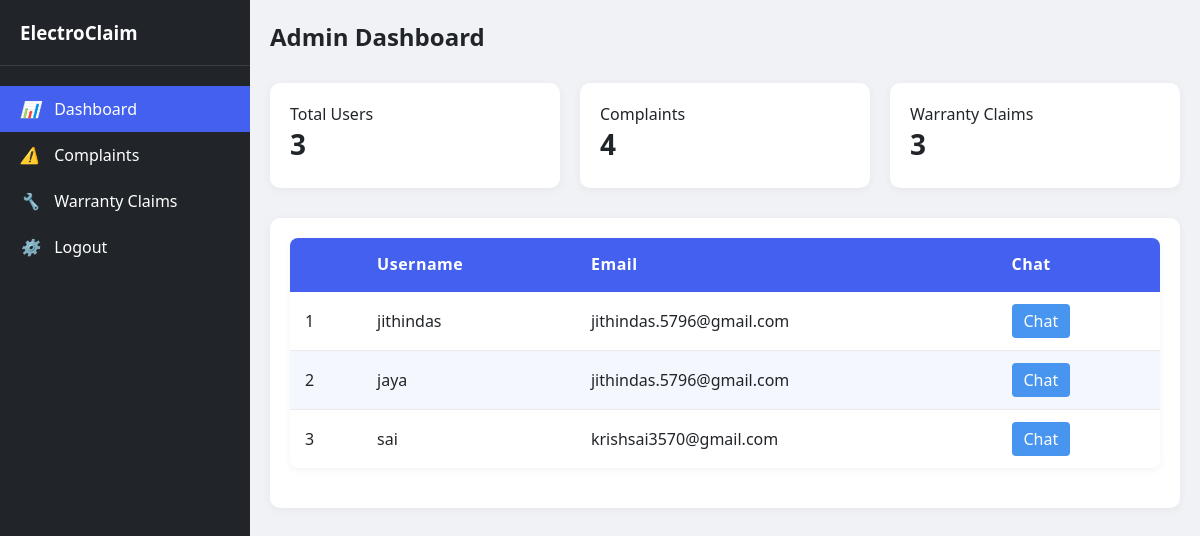
/shop_owner_dashboard/, run on an earlier commit of the app's database.
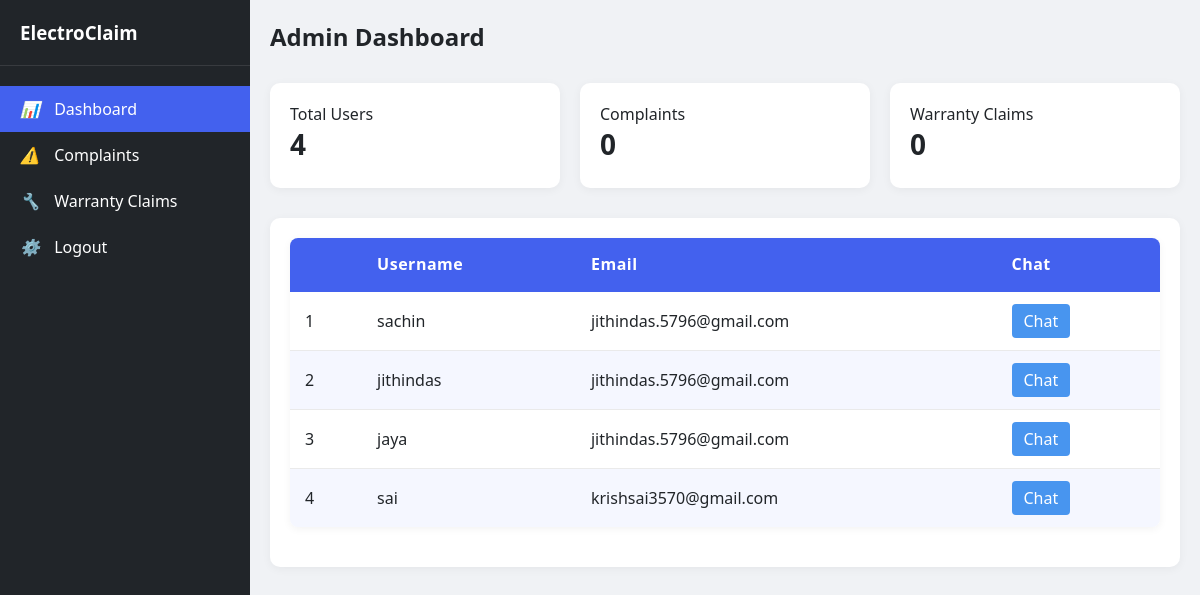
And on a later commit of the database.
### myapp/models.py (models this page shows, shortened)
class User(AbstractUser):
    ROLE_CHOICES = (
        ('customer', 'Customer'),
        ('shop_owner', 'Shop Owner'),
    )
    role = models.CharField(max_length=20, choices=ROLE_CHOICES, default='customer')

### myapp/views.py (the view)
# urls.py: path('shop_owner_dashboard/', ShopOwnerDashboardView.as_view(), name='shop_owner_dashboard'),
class ShopOwnerDashboardView(View):
    def get(self, request):
        users = User.objects.filter(is_superuser=False).annotate(
            last_chat_time=Max('sent_warranty_messages__timestamp')
        ).order_by('-last_chat_time')
        total_users = User.objects.filter(is_superuser=False).count()
        total_complaints = Complaint.objects.count()
        total_warranties = WarrantyClaim.objects.count()
        context = {
            'users': users,
            'total_users': total_users,
            'total_complaints': total_complaints,
            'total_warranties': total_warranties,
        }
        return render(request, 'shop_owner_dashboard.html', context)

### myapp/templates/shop_owner_dashboard.html (shortened to what this page needs)
<!DOCTYPE html>
<html lang="en">
<head>
</head>
<body>
    <div class="dashboard">
        <div class="sidebar">
            <div class="sidebar-header">
                <a class="sidebar-a" href="{% url 'home' %}">
                    <h3>ElectroClaim</h3>
                </a>
            </div>
            <div class="sidebar-menu">
                <div class="menu-item active">
                    <a class="menu-a" href="{% url 'shop_owner_dashboard' %}">
                        <i>📊</i> Dashboard
                    </a>
                    </div>
                <div class="menu-item">
                    <a class="menu-a" href="{% url 'complaints' %}">
                        <i>⚠️</i> Complaints
                    </a>
                </div>
                <div class="menu-item">
                    <a class="menu-a" href="{% url 'warranty' %}">
                        <i>🔧</i> Warranty Claims
                    </a>
                </div>
                <div class="menu-item">
                    <a class="menu_a" href="{% url 'logout' %}">
                        <i>⚙️</i> Logout
                    </a>
                </div>
            </div>
        </div>
        <div class="main-content">
            <div class="header">
                <h2>Admin Dashboard </h2>
            </div>
            <div class="stats-container">
                <div class="stat-card">
                    <div class="stat-trend">Total Users</div>
                    <div class="stat-value">{{total_users}}</div>
                </div>
                <div class="stat-card">
                    <div class="stat-trend"> Complaints</div>
                    <div class="stat-value">{{total_complaints}}</div>
                </div>
                <div class="stat-card">
                    <div class="stat-trend">Warranty Claims</div>
                    <div class="stat-value">{{total_warranties}}</div>
                </div>
            </div>
            <div class="section">
                <table>
                    <thead>
                        <tr>
                            <th></th>
                            <th>Username</th>
                            <th>Email</th>
                            <th>Chat</th>
                        </tr>
                    </thead>
                    <tbody>
                        {% for user in users %}
                        <tr>
                            <td>{{ forloop.counter }}</td>
                            <td>{{ user.username }}</td>
                            <td>{{ user.email }}</td>
                            <td><a href="{% url 'chat' user.id %}">Chat</a></td>
                        </tr>
                        {% empty %}
                        <tr>
                            <td colspan="5">No users found.</td>
                        </tr>
                        {% endfor %}
                    </tbody>
                </table>
            </div>
        </div>
    </div>
</body>
</html>

What changed in the data, as far as the page shows it:
added User: username "sachin", email "jithindas.5796@gmail.com"
Also different on the page:
{{ total_users }}: "3" → "4"
{{ total_complaints }}: "4" → "0"
{{ total_warranties }}: "3" → "0"
